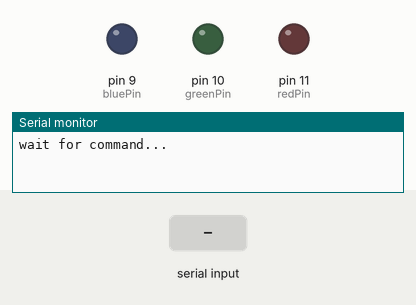
Simulated run of this sketch. Board: Arduino Uno, built with avr-gcc and run on an emulated ATmega328P. Shown: output pins drawn as LEDs (lit = HIGH), the last lines printed to the serial monitor. Inputs (shaded band) come from the test bench.

Above: at 1.2 s.
1.3 s: "1" received over the second serial link
At 2.1 s:
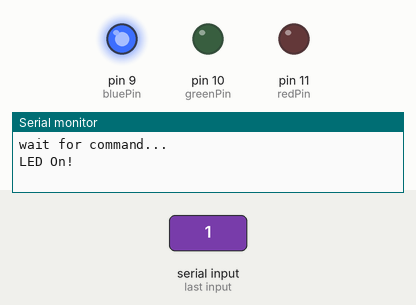
2.8 s: "0" received over the second serial link
At 3.7 s:
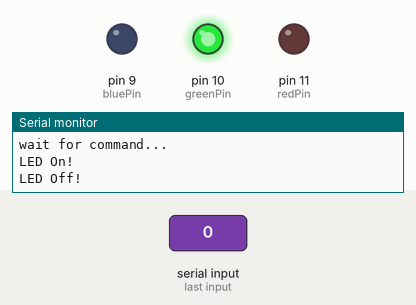
Timing chart, 0 to 5.8 s (numbered marks = the images above; inputs shaded):
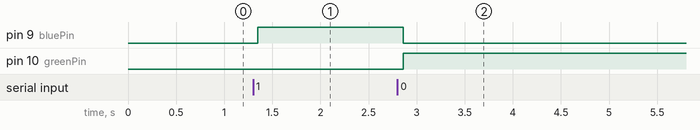

Measured:
- after the input at 1.3 s, pin 9 (bluePin): LOW → HIGH after 0.05 s
- after the input at 2.8 s, pin 9 (bluePin): HIGH → LOW after 0.06 s; pin 10 (greenPin): LOW → HIGH after 0.06 s

The sketch:

Buetooth-Spec1.ino
```cpp
#include <SoftwareSerial.h>
SoftwareSerial Bluetooth(3, 2); // RX, TX
//int LED = 13;
int Data;
int redPin = 11;
int greenPin = 10;
int bluePin = 9;

int LED_RED[3]    = {255, 0, 0};
int LED_ORANGE[3] = {255, 165, 0};
int LED_YELLOW[3] = {255, 255, 0};
int LED_GREEN[3]  = {0, 0, 255};
int LED_BLUE[3]   = {0, 255, 0};
int LED_AQUA[3]   = {0, 255, 255};
int LED_PULPLE[3] = {80, 0, 80};

void setup() {
  Bluetooth.begin(9600);
  Serial.begin(9600);
  Serial.println("wait for command...");
  Bluetooth.println("Send 1 to turn on the LED. Send 0 to turn Off");
  pinMode(redPin, OUTPUT);
  pinMode(greenPin, OUTPUT);
  pinMode(bluePin, OUTPUT);

}

void setColor(int color[3])
{
  analogWrite(redPin,   color[0]);
  analogWrite(greenPin, color[1]);
  analogWrite(bluePin,  color[2]);
}

void loop() {
  if (Bluetooth.available()){
    Data=Bluetooth.read();
    if(Data=='1'){
      setColor(LED_GREEN);
      Serial.println("LED On!");
      Bluetooth.println("LED On!");
    }
    else if(Data=='0'){
       setColor(LED_BLUE);
       Serial.println("LED Off!");
       Bluetooth.println("LED Off ! ");
    }
    else{;}
  }
delay(100);
}
```
